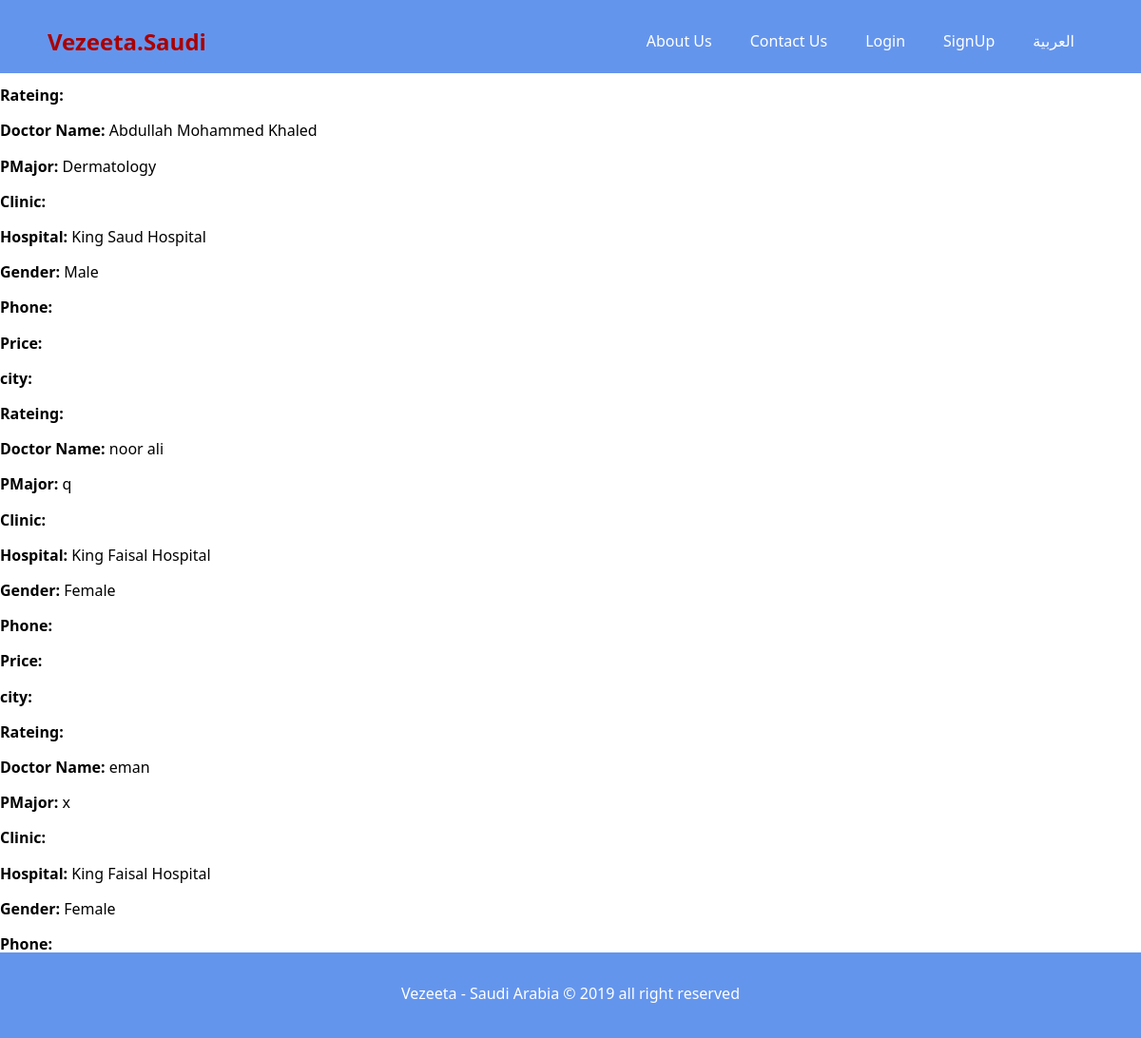
The app's page /doctorprofile/ with its own data.
### Final_App/models.py (models this page shows, shortened)
class doctors(models.Model):
    full_name = models.CharField(max_length=100)
    major = models.CharField(max_length=100)
    clinic = models.CharField(max_length=100 , choices=Clinics, default='Other')
    Hospital = models.CharField(max_length=100, choices=Hospitals, default='King Saud Hospital')
    phone = models.CharField(max_length=100)
    price = models.CharField(max_length=100)
    Gender = models.CharField(max_length=100, choices=Genders, default='Male')
    City = models.CharField(max_length=100, choices=Cities, default='Riyadh')
    picture = models.ImageField(upload_to='doctors')
    rating = models.CharField(max_length=100, choices=Ratings, default='0')
    from_date = models.DateTimeField(default=timezone.now, null=True)
    to_date = models.DateTimeField(default=timezone.now, null=True)

### Final_App/views.py (the view)
# urls.py: path('doctorprofile/', views.Dprofile, name ='doctor'),
def Dprofile(request):
    Profile =  doctors.objects.all()
    data = {
        'profile' : Profile
    }
    return render(request, 'doctorprofile.html', data)

### template/doctorprofile.html (shortened to what this page needs)
{% extends 'base.html'%}
{% block body %}
{% for i in profile %}
<div class="box">
   <p class="lbl"><strong>Rateing: </strong> {{i.Rating}}</p>
   <p class="lbl"><strong>Doctor Name: </strong> {{i.full_name}}</p>
   <p class="lbl"><strong>PMajor: </strong> {{i.major}}</p>
   <p class="lbl"><strong>Clinic: </strong> {{i.Clinic}}</p>
   <p class="lbl"><strong>Hospital: </strong> {{i.Hospital}}</p>
   <p class="lbl"><strong>Gender: </strong> {{i.Gender}}</p>
   <p class="lbl"><strong>Phone: </strong> {{i.Phone}}</p>
   <p class="lbl"><strong>Price: </strong> {{i.Price}}</p>
   <p class="lbl"><strong>city: </strong> {{i.city}}</p>
</div>
{% endfor %}
{% endblock %}

### static/CSS/style.css (style rules this page uses)
* { padding: 0; margin: 0; box-sizing: border-box; }
body { font-family: 'Segoe UI', Tahoma, Geneva, Verdana, sans-serif; line-height: 1.7rem; }
p { margin: 10px 0; }

### records on screen
doctors: full_name "Abdullah Mohammed Khaled", major "Dermatology", Hospital "King Saud Hospital", Gender "Male"
doctors: full_name "noor ali", major "q", Hospital "King Faisal Hospital", Gender "Female"
doctors: full_name "eman", major "x", Hospital "King Faisal Hospital", Gender "Female"
